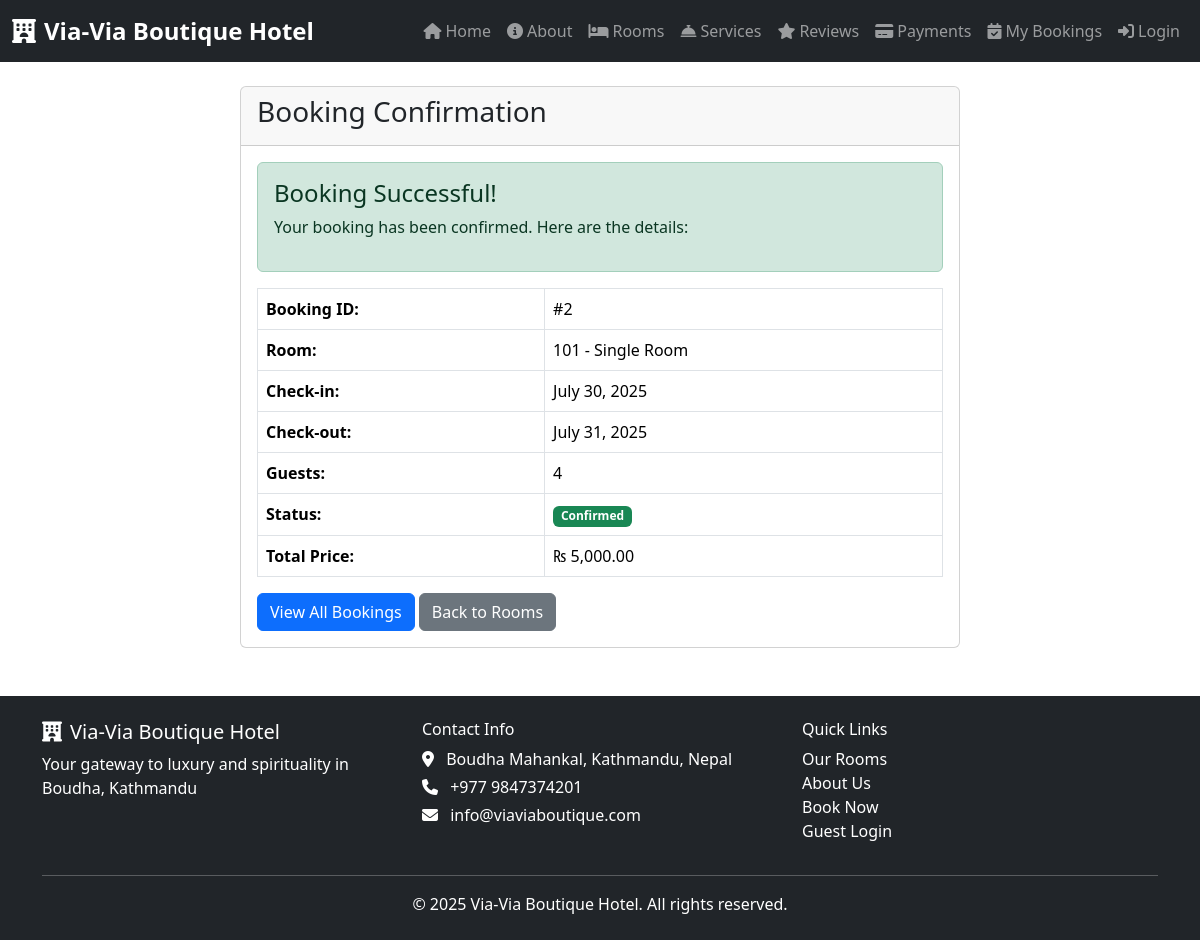
/bookings/2/ (signed in), run on the app's committed database.
### bookings/models.py (models this page shows, shortened)
class Booking(models.Model):
    user = models.ForeignKey(
        settings.AUTH_USER_MODEL,
        on_delete=models.CASCADE,
        related_name='user_bookings'
    )
    room = models.ForeignKey(
        Room,
        on_delete=models.CASCADE,
        related_name='room_bookings'
    )
    services = models.ManyToManyField(
        Service,
        blank=True,
        related_name='service_bookings'  # unique related_name for ManyToManyField
    )
    check_in = models.DateField()
    check_out = models.DateField()
    guests = models.PositiveIntegerField(default=1)
    created_at = models.DateTimeField(auto_now_add=True)
    STATUS_CHOICES = (
        ('pending', 'Pending'),
        ('confirmed', 'Confirmed'),
        ('cancelled', 'Cancelled'),
    )
    status = models.CharField(
        max_length=10,
        choices=STATUS_CHOICES,
        default='pending'
    )

### rooms/models.py (models this page shows, shortened)
class Room(models.Model):
    ROOM_TYPE_CHOICES = [
        ('single', 'Single Room'),
        ('double', 'Double Room'),
        ('deluxe', 'Deluxe Room'),
        ('suite', 'Executive Suite'),
        ('family', 'Family Room'),
        ('budget', 'Budget Room'),
    ]
    ROOM_STATUS_CHOICES = [
        ('available', 'Available'),
        ('occupied', 'Occupied'),
        ('maintenance', 'Under Maintenance'),
        ('reserved', 'Reserved'),
    ]
    number = models.CharField(max_length=10, unique=True)
    room_type = models.CharField(max_length=20, choices=ROOM_TYPE_CHOICES)
    price_per_night = models.DecimalField(max_digits=8, decimal_places=2)
    is_available = models.BooleanField(default=True)
    status = models.CharField(
        max_length=20, choices=ROOM_STATUS_CHOICES, default='available')
    description = models.TextField(blank=True)
    floor = models.PositiveIntegerField(default=1)
    size_sqm = models.PositiveIntegerField(
        help_text="Room size in square meters", null=True, blank=True)
    max_guests = models.PositiveIntegerField(default=2)
    has_wifi = models.BooleanField(default=True)
    has_ac = models.BooleanField(default=True)
    has_tv = models.BooleanField(default=True)
    has_balcony = models.BooleanField(default=False)
    has_mountain_view = models.BooleanField(default=False)
    has_stupa_view = models.BooleanField(default=False)
    has_private_bathroom = models.BooleanField(default=True)
    has_room_service = models.BooleanField(default=True)
    is_smoking_allowed = models.BooleanField(default=False)
    is_pet_friendly = models.BooleanField(default=False)
    has_kitchen = models.BooleanField(default=False)
    has_workspace = models.BooleanField(default=False)
    image = models.ImageField(upload_to='room_images/', null=True, blank=True)
    created_at = models.DateTimeField(default=timezone.now)
    updated_at = models.DateTimeField(auto_now=True, null=True, blank=True)
    class Meta:
        ordering = ['number']

### bookings/views.py (the view)
# urls.py: path('<int:booking_id>/', booking_detail, name='booking_detail'),
@login_required
def booking_detail(request, booking_id):
    booking = get_object_or_404(Booking, id=booking_id, user=request.user)
    return render(request, 'bookings/booking_detail.html', {'booking': booking})

### rooms/templatetags/nepali_filters.py (called while the page is built)
@register.filter(name='nepali_currency')
def nepali_currency(value):
    if value is None:
        return ''
    formatted_value = floatformat(value, 2)
    parts = formatted_value.split('.')
    integer_part = parts[0]
    result = ""
    for i, char in enumerate(reversed(integer_part)):
        if i > 0 and i % 3 == 0:
            result = "," + result
        result = char + result
    if len(parts) > 1:
        result = f"{result}.{parts[1]}"
    return f"₨ {result}"

### bookings/templates/bookings/booking_detail.html (shortened to what this page needs)
{% extends 'base.html' %}
{% load nepali_filters %}
{% block content %}
<div class="container">
    <div class="row justify-content-center">
        <div class="col-md-8">
            <div class="card">
                <div class="card-header">
                    <h3>Booking Confirmation</h3>
                </div>
                <div class="card-body">
                    <div class="alert alert-success">
                        <h4> Booking Successful!</h4>
                        <p>Your booking has been confirmed. Here are the details:</p>
                    </div>
                    <table class="table table-bordered">
                        <tr>
                            <th>Booking ID:</th>
                            <td>#{{ booking.id }}</td>
                        </tr>
                        <tr>
                            <th>Room:</th>
                            <td>{{ booking.room.number }} - {{ booking.room.get_room_type_display }}</td>
                        </tr>
                        <tr>
                            <th>Check-in:</th>
                            <td>{{ booking.check_in }}</td>
                        </tr>
                        <tr>
                            <th>Check-out:</th>
                            <td>{{ booking.check_out }}</td>
                        </tr>
                        <tr>
                            <th>Guests:</th>
                            <td>{{ booking.guests }}</td>
                        </tr>
                        <tr>
                            <th>Status:</th>
                            <td>
                                {% if booking.status == 'pending' %}
                                    <span class="badge bg-warning">Pending</span>
                                {% elif booking.status == 'confirmed' %}
                                    <span class="badge bg-success">Confirmed</span>
                                {% else %}
                                    <span class="badge bg-danger">Cancelled</span>
                                {% endif %}
                            </td>
                        </tr>
                        <tr>
                            <th>Total Price:</th>
                            <td>{{ booking.room.price_per_night|nepali_currency }}</td>
                        </tr>
                    </table>
                    <div class="mt-3">
                        <a href="/bookings/" class="btn btn-primary">View All Bookings</a>
                        <a href="/rooms/" class="btn btn-secondary">Back to Rooms</a>
                    </div>
                </div>
            </div>
        </div>
    </div>
</div>
{% endblock %}

### templates/base.html (style rules this page uses)
.card { transition: transform 0.3s ease; }
.btn-primary { background-color: #0d6efd; border-color: #0d6efd; }

### data on the page
Booking: id "2", room.number "101", room.room_type "Single Room", check_in "July 30, 2025", check_out "July 31, 2025", guests "4", room.price_per_night|nepali_currency "₨ 5,000.00"
